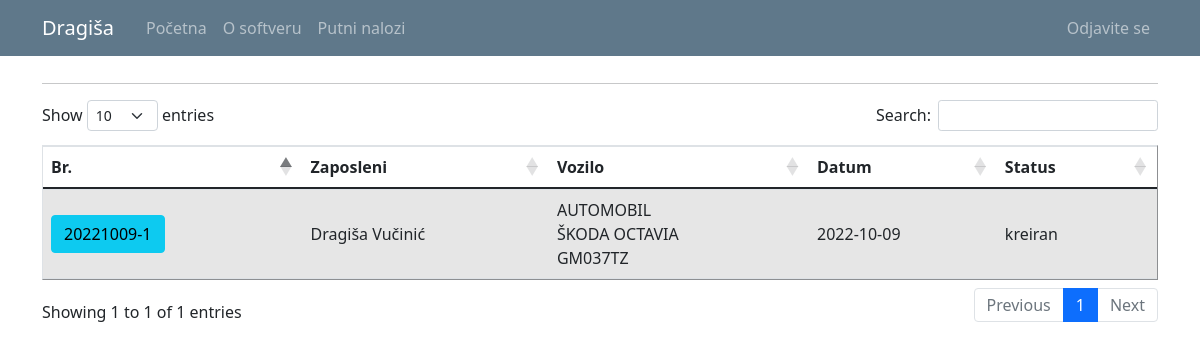
The app's page /travel_warrant_list (signed in), older data.
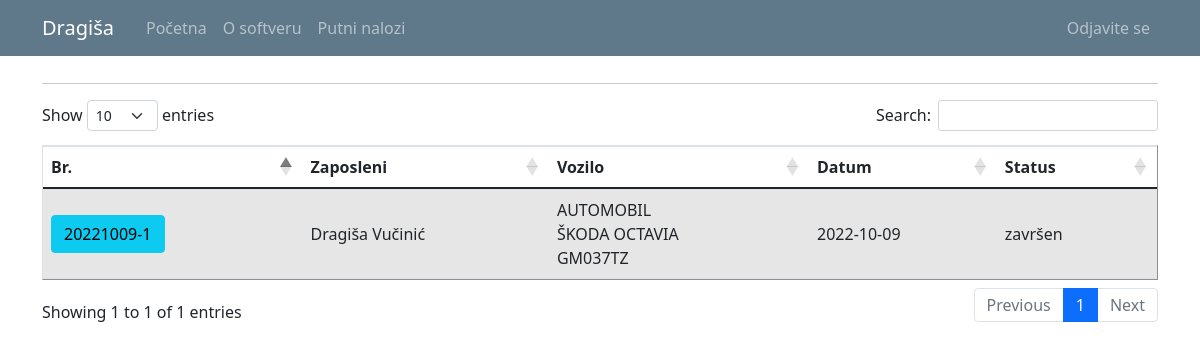
The same page, newer data.
### putninalozi/models.py (models this page shows, shortened)
class User(db.Model, UserMixin):
    id = db.Column(db.Integer, primary_key=True)
    email = db.Column(db.String(120), unique=True, nullable=False)
    password = db.Column(db.String(60), nullable = False)
    name = db.Column(db.String(20), unique=False, nullable=False)
    surname = db.Column(db.String(20), unique=False, nullable=False)
    gender = db.Column(db.String(1)) #(0, "srednji"), (1, "muški"), (2, "ženski")
    workplace = db.Column(db.String(20), unique=False, nullable=False)
    authorization = db.Column(db.String(10), nullable = False) # ovde treba da budu tipovi korisnika: S_admin, C_admin, C_user
    company_id = db.Column(db.Integer, db.ForeignKey('company.id'), nullable=True)
    default_vehicle = db.Column(db.Integer) #kod radnika koji imaju svoj auto, da bude podrazumevana vrednost id tog vozila
    travelwarrants = db.relationship('TravelWarrant', backref='travelwarrant_user', lazy=True)

class TravelWarrant(db.Model):
    travel_warrant_id = db.Column(db.Integer, primary_key=True)
    travel_warrant_number = db.Column(db.String(50), nullable=False)
    user_id = db.Column(db.Integer, db.ForeignKey('user.id'), nullable=False)
    with_task = db.Column(db.String(50), nullable=False)
    company_id = db.Column(db.Integer, db.ForeignKey('company.id'), nullable=False)
    abroad_contry = db.Column(db.String(50), nullable=True)
    relation = db.Column(db.String(150), nullable=False)
    start_datetime = db.Column(db.DateTime, nullable=True)
    end_datetime = db.Column(db.DateTime, nullable=True)
    vehicle_id = db.Column(db.Integer, db.ForeignKey('vehicle.id'), nullable=True)
    together_with = db.Column(db.String(50), nullable=True)
    personal_type = db.Column(db.String(50), nullable=True)
    personal_brand = db.Column(db.String(50), nullable=True)
    personal_registration = db.Column(db.String(12), nullable=True)
    other = db.Column(db.String(50), nullable=True) #avion, bus, taksi...
    advance_payment = db.Column(db.Integer, nullable=False)
    advance_payment_currency = db.Column(db.String(5), nullable=False)
    daily_wage = db.Column(db.Integer, nullable=False)
    daily_wage_currency = db.Column(db.String(5), nullable=False)
    costs_pays = db.Column(db.String(50), nullable=False)
    km_start = db.Column(db.Integer, nullable=True)
    km_end = db.Column(db.Integer, nullable=True)
    status = db.Column(db.String(15), nullable=False)
    file_name = db.Column(db.String(100), nullable=True) #za PDF fajl
    text_form = db.Column(db.String(1000), nullable=True) #za tekst forme iz pdf fajla
    expenses = db.relationship('TravelWarrantExpenses', backref='trawelwarrantexpenses_travelwarrant', lazy=True)

class Vehicle(db.Model):
    id = db.Column(db.Integer, primary_key=True)
    vehicle_type = db.Column(db.String(10), nullable = False)
    vehicle_brand = db.Column(db.String(10), nullable = False)
    vehicle_registration = db.Column(db.String(12), nullable = False)
    company_id = db.Column(db.Integer, db.ForeignKey('company.id'), nullable=False)
    travelwarrants = db.relationship('TravelWarrant', backref='travelwarrant_vehicle', lazy=True)

### putninalozi/travel_warrants/routes.py (the view)
@travel_warrants.route("/travel_warrant_list", methods=['GET', 'POST'])
def travel_warrant_list():
    if not current_user.is_authenticated:
        flash('Da bi ste pristupili ovoj stranici treba da budete ulogovani.', 'danger')
        return redirect(url_for('users.login'))
    warrants = TravelWarrant.query.all()
    form = PreCreateTravelWarrantForm()
    form.user_id.choices = [(0, '----------')] + [(u.id, u.name+ " " + u.surname) for u in db.session.query(User.id,User.name,User.surname).filter_by(company_id=current_user.user_company.id).order_by('name').all()]
    if form.validate_on_submit():
        korisnik_id = form.user_id.data
        datum = form.start_datetime.data
        return redirect(url_for('travel_warrants.register_tw',korisnik_id=korisnik_id, datum=datum))
    return render_template('travel_warrant_list.html', title='Travel Warrants', warrants=warrants, form=form)

### putninalozi/travel_warrants/forms.py
class PreCreateTravelWarrantForm(FlaskForm):
    user_id = SelectField('Zaposleni:', validators=[DataRequired()], choices=[]) #[(u.id, u.name+" " + u.surname) for u in db.session.query(User.id,User.name,User.surname).all()]) #umesto users: db.session.query(User.id,User.name,User.surname).all()
    start_datetime = DateTimeField('Polazno vreme: ', format='%Y-%m-%dT%H:%M', validators=[DataRequired()])
    submit = SubmitField('Dalje')

### putninalozi/models.py (called while the page is built)
@login_manager.user_loader
def load_user(user_id):
    return User.query.get(int(user_id))

### putninalozi/templates/travel_warrant_list.html (shortened to what this page needs)
{% extends "layout.html" %}
{% block content %}
<hr>
<table id="data" border="1" class="table table-striped">
  {% if current_user.authorization == 's_admin' %}
    <thead>
      <tr id="header">
        <th>Br.</th>
        <th>Kompanija</th>
        <th>Zaposleni</th>
        <th>Vozilo</th>
        <th>Status</th>
      </tr>
    </thead>
    <tbody>
      {% for warrant in warrants %}
        <tr>
          <td class="align-middle"> <a class="mr-2 btn btn-info" href="{{ url_for('travel_warrants.travel_warrant_profile', warrant_id=warrant.travel_warrant_id) }}" role="button" title="Uredi Putni Nalog"> {{ warrant.travel_warrant_number }} </a> </td>
          <td class="align-middle"> {{ warrant.travelwarrant_company.companyname }} </td>
          <td class="align-middle"> {{ warrant.travelwarrant_user.name }} {{ warrant.travelwarrant_user.surname }} </td>
          <td class="align-middle"> {{ warrant.together_with }} {{ warrant.other }} {{ warrant.personal_type }} {{ warrant.travelwarrant_vehicle.vehicle_type }} <br> {{warrant.travelwarrant_vehicle.vehicle_brand}} <br> {{warrant.travelwarrant_vehicle.vehicle_registration}} </td>
          <td class="align-middle"> {{ warrant.status }} </td>
        </tr>
      {% endfor %}
    </tbody>
  {% else %}
    <thead>
      <tr id="header">
        <th>Br.</th>
        <th>Zaposleni</th>
        <th>Vozilo</th>
        <th>Datum</th>
        <th>Status</th>
      </tr>
    </thead>
    <tbody>
      {% for warrant in warrants %}
        {% if current_user.id == warrant.travelwarrant_user.id %}
          <tr>
            <td class="align-middle"> <a class="mr-2 btn btn-info" href="{{ url_for('travel_warrants.travel_warrant_profile', warrant_id=warrant.travel_warrant_id) }}" role="button" title="Uredi Putni Nalog"> {{ warrant.travel_warrant_number }} </a> </td>
            <td class="align-middle"> {{ warrant.travelwarrant_user.name }} {{ warrant.travelwarrant_user.surname}} </td>
            <td class="align-middle"> {{ warrant.travelwarrant_vehicle.vehicle_type }} <br> {{warrant.travelwarrant_vehicle.vehicle_brand}} <br> {{warrant.travelwarrant_vehicle.vehicle_registration}} </td>
            <td class="align-middle"> {{ warrant.start_datetime.date() }} </td>
            <td class="align-middle"> {{ warrant.status }} </td>
          </tr>
        {% endif %}
      {% endfor %}
    </tbody>
  {% endif %}
</table>
{% endblock content%}

### putninalozi/templates/layout.html (shortened to what this page needs)
<!doctype html>
<html lang="en">
  <head>
    <link rel="stylesheet" href="https://cdn.jsdelivr.net/npm/bootstrap@4.3.1/dist/css/bootstrap.min.css">
    <link rel="stylesheet" type="text/css" href="{{ url_for('static', filename='main.css') }}">
    <link href="https://cdn.jsdelivr.net/npm/bootstrap@5.0.1/dist/css/bootstrap.min.css" rel="stylesheet">
    <link rel="stylesheet" type="text/css" href="https://cdn.datatables.net/1.10.25/css/dataTables.bootstrap5.css">
  </head>
  <body>
    <header class="site-header">
      <nav class="navbar navbar-expand-md navbar-dark bg-steel fixed-top">
        <div class="container">
          <a class="navbar-brand mr-4" href="/">{{ current_user.name }}</a>
          <div class="collapse navbar-collapse" id="navbarToggle">
            <div class="navbar-nav mr-auto">
              {% if current_user.is_authenticated %}
                <a class="nav-item nav-link" href="{{ url_for('main.home') }}">Početna</a>
                <a class="nav-item nav-link" href="{{ url_for('main.about') }}">O softveru</a>
                <a class="nav-item nav-link" href="{{ url_for('travel_warrants.travel_warrant_list') }}">Putni nalozi</a>
              {% else %}
                <a class="nav-item nav-link" href="{{ url_for('main.home') }}">Početna</a>
                <a class="nav-item nav-link" href="{{ url_for('main.about') }}">O softveru</a>
              {% endif %}
            </div>
            <div class="navbar-nav">
              {% if current_user.is_authenticated %}
                {% if current_user.authorization == 's_admin' %}
                  <a class="nav-item nav-link" href="{{ url_for('companys.company_list') }}">Kompanija</a>
                  <a class="nav-item nav-link" href="{{ url_for('vehicles.vehicle_list') }}">Vozila</a>
                  <a class="nav-item nav-link" href="{{ url_for('users.user_list') }}">Korisnici</a>
                  <a class="nav-item nav-link" href="{{ url_for('users.logout') }}">Odjavite se</a>
                {% else %}
                  <a class="nav-item nav-link" href="{{ url_for('users.logout') }}">Odjavite se</a>
                {% endif %}
              {% else %}
                <a class="nav-item nav-link" href="{{ url_for('users.login') }}">Prijavljivanje</a>
              {% endif %}
            </div>
          </div>
        </div>
      </nav>
    </header>
    <main role="main" class="container">
      <div class="row">
        <div class="col-md-12">
          {% block content %}{% endblock %}
        </div>
      </div>
    </main>
  </body>
</html>

### putninalozi/static/main.css (style rules this page uses)
body { background: #fafafa; color: #333333; margin-top: 5rem; }
.bg-steel { background-color: #5f788a; }
.site-header .navbar-nav .nav-link { color: #cbd5db; }

Row changes from the older to the newer data that the page shows:
changed TravelWarrant "Dragiša": status "kreiran" → "završen"
